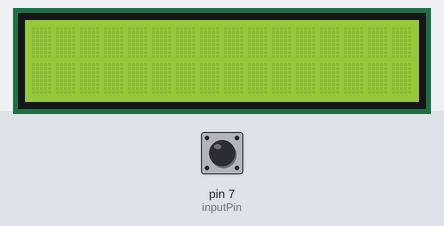
The sketch below on a simulated Arduino Uno, built with avr-gcc and run on an emulated ATmega328P. On the bench: 16×2 character LCD. Inputs (shaded band) come from the test bench; at power-on: pin 7 (inputPin) HIGH. What the sketch prints to the serial monitor is not drawn.

Above: at 1.2 s.
1.3 s: pin 7 (inputPin) pulled LOW for 0.15 s
At 1.9 s:
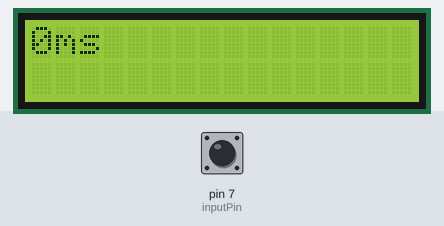
2.9 s: pin 7 (inputPin) pulled LOW for 3.2 s
At 4.81 s:
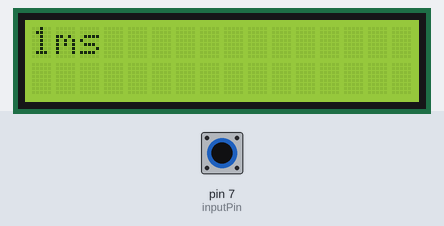
Timing chart, 0 to 6.3 s (numbered marks = the images above; inputs shaded):
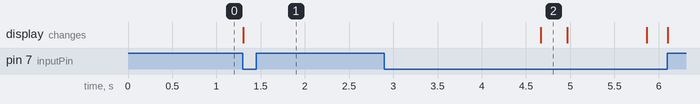

The sketch:

Ex_5_3_1.ino
```cpp
/*
 예제 5.3 응용실험
 16x2 LCD에 스위치 입력 시간을 출력하기
 */

// LCD 모듈 라이브러리를 불러온다.
#include <LiquidCrystal.h>

// time 변수 설정
unsigned int time;

// LCD 설정
LiquidCrystal lcd(12, 11, 5, 4, 3, 2);

// 7번 핀을 스위치 입력으로 설정
const int inputPin = 7;

// 현재의 시간을 저장하기 위한 변수
long startTime = 0;

// 실제 스위치가 눌린 후 지연되는 시간
long swCountTimer = 0;

void setup() {
  // 스위치 입력을 위하여 7번 핀을 입력으로 설정하고 풀업시킨다.
  pinMode(inputPin, INPUT_PULLUP);

  // 16x2 LCD 설정
  lcd.begin(16, 2);

  // 시리얼 통신을 설정한다.
  Serial.begin(9600);
  lcd.clear();
}

void loop() {
  // 스위치 입력이 발생하였을 경우 실행
  if (digitalRead(inputPin) == LOW) {

    // 현재의 시간을 startTime 변수에 넣는다.
    startTime = millis();
    // 스위치가 입력되는 동안 지연시킨다.
    while(digitalRead(inputPin) == HIGH);

    // swCountTimer 변수에 스위치가 눌려진 시간을 넣는다.
    // 여기까지 측정된 시간에서 앞서 저장한 시간이 스위치가 눌려진 시간이 된다.
    swCountTimer = millis();
    swCountTimer = swCountTimer - startTime;
    // lcd로 값을 출력한다.
    lcd.setCursor(0, 0);
    lcd.clear();
    lcd.print(swCountTimer);
    lcd.print("ms");
    Serial.println(swCountTimer);
  };
}
```

Measured:
- after the input at 1.3 s, the display: changes at once (image 1)
- after the input at 2.9 s, the display: changes after 1.8 s (image 2)
